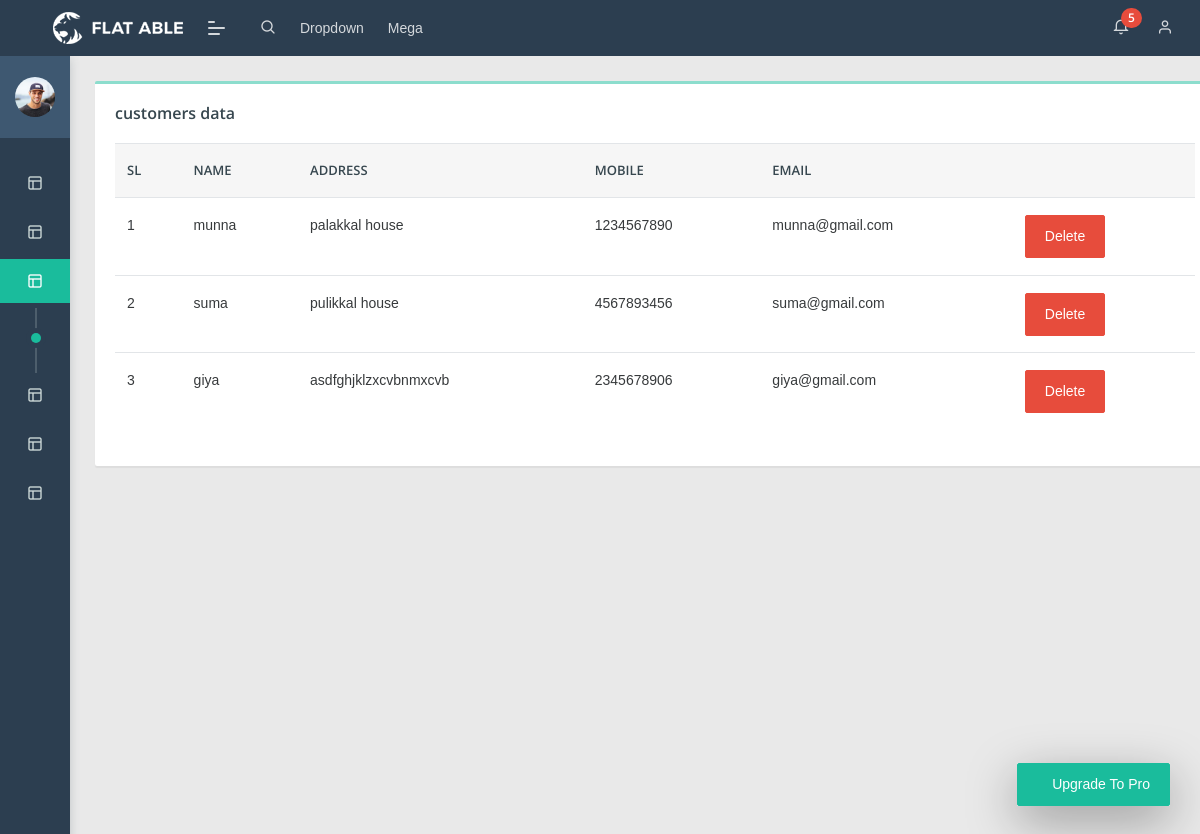
The app's page /customer_data (signed in) with its own data.
### homeservice_app/models.py (models this page shows, shortened)
class register1(models.Model):
    user=models.OneToOneField(Login,on_delete=models.CASCADE)
    name=models.CharField(max_length=100)
    address=models.CharField(max_length=40)
    mobile=models.CharField(max_length=10,null=False)
    email=models.EmailField()

### homeservice_app/views.py (the view)
# urls.py: path("customer_data", views.customer_data, name="customer_data"),
@login_required(login_url='loginpage')
def customer_data(request):
    data=register1.objects.all
    print(data)
    return render(request,"customer/customer_data.html",{"data":data})

### templates/customer/customer_data.html (shortened to what this page needs)
{% extends "admin/admin base.html" %}
{% block content %}
<div class="card" style="width: 70rem;">
    <div class="card-body">
    <h5 class="card-title">customers data</h5>
        <table class="table">
  <thead>
    <tr>
      <th scope="col">SL</th>
      <th scope="col">NAME</th>
      <th scope="col">ADDRESS</th>
        <th scope="col">MOBILE</th>
      <th scope="col">EMAIL</th>
        <th></th>
    </tr>
  </thead>
  <tbody>
   {% for i in data %}
   <tr>
     <td>{{forloop.counter}}</td>
    <td>{{i.name}}</td>
       <td>{{i.address}}</td>
    <td>{{i.mobile}}</td>
    <td>{{i.email}}</td>
        <td><a href="{% url 'delete_it' i.id %}" class="btn btn-danger">Delete</a>
</td>
  </tr>
  {% endfor %}
            </tbody>
</table>
{% endblock %}

### records on screen
register1: name "munna", address "palakkal house", mobile "1234567890", email "munna@gmail.com"
register1: name "suma", address "pulikkal house", mobile "4567893456", email "suma@gmail.com"
register1: name "giya", address "asdfghjklzxcvbnmxcvb", mobile "2345678906", email "giya@gmail.com"
